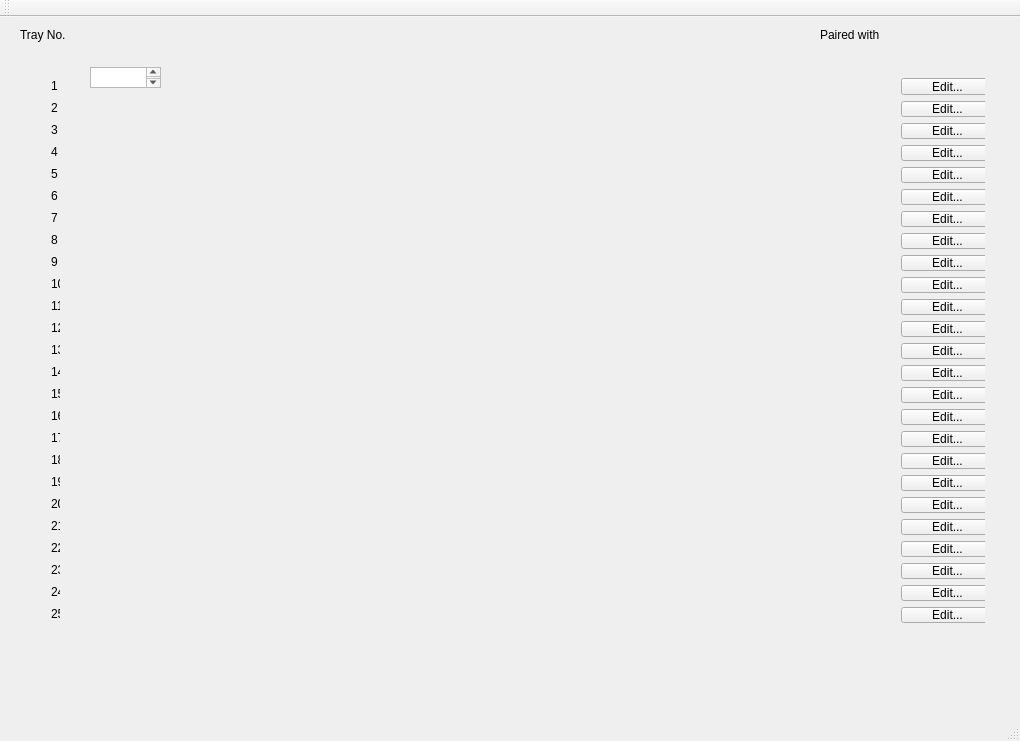
<?xml version="1.0" encoding="UTF-8"?>
<ui version="4.0">
 <class>MainWindow</class>
 <widget class="QMainWindow" name="MainWindow">
  <property name="geometry">
   <rect>
    <x>0</x>
    <y>0</y>
    <width>1020</width>
    <height>741</height>
   </rect>
  </property>
  <property name="windowTitle">
   <string>MainWindow</string>
  </property>
  <widget class="QWidget" name="centralWidget">
   <widget class="QLabel" name="label_7">
    <property name="geometry">
     <rect>
      <x>820</x>
      <y>10</y>
      <width>71</width>
      <height>16</height>
     </rect>
    </property>
    <property name="text">
     <string>Paired with</string>
    </property>
   </widget>
   <widget class="QLabel" name="label_8">
    <property name="geometry">
     <rect>
      <x>20</x>
      <y>10</y>
      <width>131</width>
      <height>16</height>
     </rect>
    </property>
    <property name="text">
     <string>Tray No.</string>
    </property>
   </widget>
   <widget class="QWidget" name="layoutWidget">
    <property name="geometry">
     <rect>
      <x>140</x>
      <y>10</y>
      <width>701</width>
      <height>20</height>
     </rect>
    </property>
    <layout class="QHBoxLayout" name="horizontalLayout">
     <item>
      <widget class="QLabel" name="label_2">
       <property name="text">
        <string>Stage 1</string>
       </property>
      </widget>
     </item>
     <item>
      <widget class="QLabel" name="label_3">
       <property name="text">
        <string>Stage 2</string>
       </property>
      </widget>
     </item>
     <item>
      <widget class="QLabel" name="label_4">
       <property name="text">
        <string>Stage 3</string>
       </property>
      </widget>
     </item>
     <item>
      <widget class="QLabel" name="label_5">
       <property name="text">
        <string>Stage 4</string>
       </property>
      </widget>
     </item>
     <item>
      <widget class="QLabel" name="label_6">
       <property name="text">
        <string>Stage 5</string>
       </property>
      </widget>
     </item>
    </layout>
   </widget>
   <widget class="QWidget" name="layoutWidget">
    <property name="geometry">
     <rect>
      <x>90</x>
      <y>30</y>
      <width>715</width>
      <height>18</height>
     </rect>
    </property>
    <layout class="QHBoxLayout" name="horizontalLayout_2">
     <item>
      <widget class="QLabel" name="label_9">
       <property name="text">
        <string>Temp. (*C)</string>
       </property>
      </widget>
     </item>
     <item>
      <widget class="QLabel" name="label_10">
       <property name="text">
        <string>Time (hrs)</string>
       </property>
      </widget>
     </item>
     <item>
      <widget class="QLabel" name="label_12">
       <property name="text">
        <string>Temp. (*C)</string>
       </property>
      </widget>
     </item>
     <item>
      <widget class="QLabel" name="label_11">
       <property name="text">
        <string>Time (hrs)</string>
       </property>
      </widget>
     </item>
     <item>
      <widget class="QLabel" name="label_14">
       <property name="text">
        <string>Temp. (*C)</string>
       </property>
      </widget>
     </item>
     <item>
      <widget class="QLabel" name="label_13">
       <property name="text">
        <string>Time (hrs)</string>
       </property>
      </widget>
     </item>
     <item>
      <widget class="QLabel" name="label_16">
       <property name="text">
        <string>Temp. (*C)</string>
       </property>
      </widget>
     </item>
     <item>
      <widget class="QLabel" name="label_15">
       <property name="text">
        <string>Time (hrs)</string>
       </property>
      </widget>
     </item>
     <item>
      <widget class="QLabel" name="label_17">
       <property name="text">
        <string>Temp. (*C)</string>
       </property>
      </widget>
     </item>
     <item>
      <widget class="QLabel" name="label_18">
       <property name="text">
        <string>Time (hrs)</string>
       </property>
      </widget>
     </item>
    </layout>
   </widget>
   <widget class="QWidget" name="layoutWidget">
    <property name="geometry">
     <rect>
      <x>40</x>
      <y>50</y>
      <width>20</width>
      <height>570</height>
     </rect>
    </property>
    <property name="minimumSize">
     <size>
      <width>20</width>
      <height>570</height>
     </size>
    </property>
    <property name="maximumSize">
     <size>
      <width>20</width>
      <height>570</height>
     </size>
    </property>
    <layout class="QVBoxLayout" name="verticalLayout">
     <item>
      <widget class="QLabel" name="label">
       <property name="minimumSize">
        <size>
         <width>18</width>
         <height>16</height>
        </size>
       </property>
       <property name="maximumSize">
        <size>
         <width>18</width>
         <height>16</height>
        </size>
       </property>
       <property name="text">
        <string>1</string>
       </property>
      </widget>
     </item>
     <item>
      <widget class="QLabel" name="label_19">
       <property name="minimumSize">
        <size>
         <width>18</width>
         <height>16</height>
        </size>
       </property>
       <property name="maximumSize">
        <size>
         <width>18</width>
         <height>16</height>
        </size>
       </property>
       <property name="text">
        <string>2</string>
       </property>
      </widget>
     </item>
     <item>
      <widget class="QLabel" name="label_20">
       <property name="minimumSize">
        <size>
         <width>18</width>
         <height>16</height>
        </size>
       </property>
       <property name="maximumSize">
        <size>
         <width>18</width>
         <height>16</height>
        </size>
       </property>
       <property name="text">
        <string>3</string>
       </property>
      </widget>
     </item>
     <item>
      <widget class="QLabel" name="label_21">
       <property name="minimumSize">
        <size>
         <width>18</width>
         <height>16</height>
        </size>
       </property>
       <property name="maximumSize">
        <size>
         <width>18</width>
         <height>16</height>
        </size>
       </property>
       <property name="text">
        <string>4</string>
       </property>
      </widget>
     </item>
     <item>
      <widget class="QLabel" name="label_22">
       <property name="minimumSize">
        <size>
         <width>18</width>
         <height>16</height>
        </size>
       </property>
       <property name="maximumSize">
        <size>
         <width>18</width>
         <height>16</height>
        </size>
       </property>
       <property name="text">
        <string>5</string>
       </property>
      </widget>
     </item>
     <item>
      <widget class="QLabel" name="label_23">
       <property name="minimumSize">
        <size>
         <width>18</width>
         <height>16</height>
        </size>
       </property>
       <property name="maximumSize">
        <size>
         <width>18</width>
         <height>16</height>
        </size>
       </property>
       <property name="text">
        <string>6</string>
       </property>
      </widget>
     </item>
     <item>
      <widget class="QLabel" name="label_24">
       <property name="minimumSize">
        <size>
         <width>18</width>
         <height>16</height>
        </size>
       </property>
       <property name="maximumSize">
        <size>
         <width>18</width>
         <height>16</height>
        </size>
       </property>
       <property name="text">
        <string>7</string>
       </property>
      </widget>
     </item>
     <item>
      <widget class="QLabel" name="label_25">
       <property name="minimumSize">
        <size>
         <width>18</width>
         <height>16</height>
        </size>
       </property>
       <property name="maximumSize">
        <size>
         <width>18</width>
         <height>16</height>
        </size>
       </property>
       <property name="text">
        <string>8</string>
       </property>
      </widget>
     </item>
     <item>
      <widget class="QLabel" name="label_26">
       <property name="minimumSize">
        <size>
         <width>18</width>
         <height>16</height>
        </size>
       </property>
       <property name="maximumSize">
        <size>
         <width>18</width>
         <height>16</height>
        </size>
       </property>
       <property name="text">
        <string>9</string>
       </property>
      </widget>
     </item>
     <item>
      <widget class="QLabel" name="label_27">
       <property name="minimumSize">
        <size>
         <width>18</width>
         <height>16</height>
        </size>
       </property>
       <property name="maximumSize">
        <size>
         <width>18</width>
         <height>16</height>
        </size>
       </property>
       <property name="text">
        <string>10</string>
       </property>
      </widget>
     </item>
     <item>
      <widget class="QLabel" name="label_28">
       <property name="minimumSize">
        <size>
         <width>18</width>
         <height>16</height>
        </size>
       </property>
       <property name="maximumSize">
        <size>
         <width>18</width>
         <height>16</height>
        </size>
       </property>
       <property name="text">
        <string>11</string>
       </property>
      </widget>
     </item>
     <item>
      <widget class="QLabel" name="label_29">
       <property name="minimumSize">
        <size>
         <width>18</width>
         <height>16</height>
        </size>
       </property>
       <property name="maximumSize">
        <size>
         <width>18</width>
         <height>16</height>
        </size>
       </property>
       <property name="text">
        <string>12</string>
       </property>
      </widget>
     </item>
     <item>
      <widget class="QLabel" name="label_30">
       <property name="minimumSize">
        <size>
         <width>18</width>
         <height>16</height>
        </size>
       </property>
       <property name="maximumSize">
        <size>
         <width>18</width>
         <height>16</height>
        </size>
       </property>
       <property name="text">
        <string>13</string>
       </property>
      </widget>
     </item>
     <item>
      <widget class="QLabel" name="label_31">
       <property name="minimumSize">
        <size>
         <width>18</width>
         <height>16</height>
        </size>
       </property>
       <property name="maximumSize">
        <size>
         <width>18</width>
         <height>16</height>
        </size>
       </property>
       <property name="text">
        <string>14</string>
       </property>
      </widget>
     </item>
     <item>
      <widget class="QLabel" name="label_32">
       <property name="minimumSize">
        <size>
         <width>18</width>
         <height>16</height>
        </size>
       </property>
       <property name="maximumSize">
        <size>
         <width>18</width>
         <height>16</height>
        </size>
       </property>
       <property name="text">
        <string>15</string>
       </property>
      </widget>
     </item>
     <item>
      <widget class="QLabel" name="label_33">
       <property name="minimumSize">
        <size>
         <width>18</width>
         <height>16</height>
        </size>
       </property>
       <property name="maximumSize">
        <size>
         <width>18</width>
         <height>16</height>
        </size>
       </property>
       <property name="text">
        <string>16</string>
       </property>
      </widget>
     </item>
     <item>
      <widget class="QLabel" name="label_34">
       <property name="minimumSize">
        <size>
         <width>18</width>
         <height>16</height>
        </size>
       </property>
       <property name="maximumSize">
        <size>
         <width>18</width>
         <height>16</height>
        </size>
       </property>
       <property name="text">
        <string>17</string>
       </property>
      </widget>
     </item>
     <item>
      <widget class="QLabel" name="label_35">
       <property name="minimumSize">
        <size>
         <width>18</width>
         <height>16</height>
        </size>
       </property>
       <property name="maximumSize">
        <size>
         <width>18</width>
         <height>16</height>
        </size>
       </property>
       <property name="text">
        <string>18</string>
       </property>
      </widget>
     </item>
     <item>
      <widget class="QLabel" name="label_36">
       <property name="minimumSize">
        <size>
         <width>18</width>
         <height>16</height>
        </size>
       </property>
       <property name="maximumSize">
        <size>
         <width>18</width>
         <height>16</height>
        </size>
       </property>
       <property name="text">
        <string>19</string>
       </property>
      </widget>
     </item>
     <item>
      <widget class="QLabel" name="label_37">
       <property name="minimumSize">
        <size>
         <width>18</width>
         <height>16</height>
        </size>
       </property>
       <property name="maximumSize">
        <size>
         <width>18</width>
         <height>16</height>
        </size>
       </property>
       <property name="text">
        <string>20</string>
       </property>
      </widget>
     </item>
     <item>
      <widget class="QLabel" name="label_38">
       <property name="minimumSize">
        <size>
         <width>18</width>
         <height>16</height>
        </size>
       </property>
       <property name="maximumSize">
        <size>
         <width>18</width>
         <height>16</height>
        </size>
       </property>
       <property name="text">
        <string>21</string>
       </property>
      </widget>
     </item>
     <item>
      <widget class="QLabel" name="label_39">
       <property name="minimumSize">
        <size>
         <width>18</width>
         <height>16</height>
        </size>
       </property>
       <property name="maximumSize">
        <size>
         <width>18</width>
         <height>16</height>
        </size>
       </property>
       <property name="text">
        <string>22</string>
       </property>
      </widget>
     </item>
     <item>
      <widget class="QLabel" name="label_40">
       <property name="minimumSize">
        <size>
         <width>18</width>
         <height>16</height>
        </size>
       </property>
       <property name="maximumSize">
        <size>
         <width>18</width>
         <height>16</height>
        </size>
       </property>
       <property name="text">
        <string>23</string>
       </property>
      </widget>
     </item>
     <item>
      <widget class="QLabel" name="label_41">
       <property name="minimumSize">
        <size>
         <width>18</width>
         <height>16</height>
        </size>
       </property>
       <property name="maximumSize">
        <size>
         <width>18</width>
         <height>16</height>
        </size>
       </property>
       <property name="text">
        <string>24</string>
       </property>
      </widget>
     </item>
     <item>
      <widget class="QLabel" name="label_42">
       <property name="minimumSize">
        <size>
         <width>18</width>
         <height>16</height>
        </size>
       </property>
       <property name="maximumSize">
        <size>
         <width>18</width>
         <height>16</height>
        </size>
       </property>
       <property name="text">
        <string>25</string>
       </property>
      </widget>
     </item>
    </layout>
   </widget>
   <widget class="QWidget" name="layoutWidget">
    <property name="geometry">
     <rect>
      <x>890</x>
      <y>50</y>
      <width>95</width>
      <height>571</height>
     </rect>
    </property>
    <layout class="QVBoxLayout" name="verticalLayout_2">
     <item>
      <widget class="QPushButton" name="pushButton">
       <property name="minimumSize">
        <size>
         <width>93</width>
         <height>17</height>
        </size>
       </property>
       <property name="maximumSize">
        <size>
         <width>93</width>
         <height>17</height>
        </size>
       </property>
       <property name="text">
        <string>Edit...</string>
       </property>
      </widget>
     </item>
     <item>
      <widget class="QPushButton" name="pushButton_2">
       <property name="minimumSize">
        <size>
         <width>93</width>
         <height>16</height>
        </size>
       </property>
       <property name="maximumSize">
        <size>
         <width>93</width>
         <height>16</height>
        </size>
       </property>
       <property name="text">
        <string>Edit...</string>
       </property>
      </widget>
     </item>
     <item>
      <widget class="QPushButton" name="pushButton_3">
       <property name="minimumSize">
        <size>
         <width>93</width>
         <height>16</height>
        </size>
       </property>
       <property name="maximumSize">
        <size>
         <width>93</width>
         <height>16</height>
        </size>
       </property>
       <property name="text">
        <string>Edit...</string>
       </property>
      </widget>
     </item>
     <item>
      <widget class="QPushButton" name="pushButton_4">
       <property name="minimumSize">
        <size>
         <width>93</width>
         <height>16</height>
        </size>
       </property>
       <property name="maximumSize">
        <size>
         <width>93</width>
         <height>16</height>
        </size>
       </property>
       <property name="text">
        <string>Edit...</string>
       </property>
      </widget>
     </item>
     <item>
      <widget class="QPushButton" name="pushButton_5">
       <property name="minimumSize">
        <size>
         <width>93</width>
         <height>16</height>
        </size>
       </property>
       <property name="maximumSize">
        <size>
         <width>93</width>
         <height>16</height>
        </size>
       </property>
       <property name="text">
        <string>Edit...</string>
       </property>
      </widget>
     </item>
     <item>
      <widget class="QPushButton" name="pushButton_6">
       <property name="minimumSize">
        <size>
         <width>93</width>
         <height>16</height>
        </size>
       </property>
       <property name="maximumSize">
        <size>
         <width>93</width>
         <height>16</height>
        </size>
       </property>
       <property name="text">
        <string>Edit...</string>
       </property>
      </widget>
     </item>
     <item>
      <widget class="QPushButton" name="pushButton_7">
       <property name="minimumSize">
        <size>
         <width>93</width>
         <height>16</height>
        </size>
       </property>
       <property name="maximumSize">
        <size>
         <width>93</width>
         <height>16</height>
        </size>
       </property>
       <property name="text">
        <string>Edit...</string>
       </property>
      </widget>
     </item>
     <item>
      <widget class="QPushButton" name="pushButton_8">
       <property name="minimumSize">
        <size>
         <width>93</width>
         <height>16</height>
        </size>
       </property>
       <property name="maximumSize">
        <size>
         <width>93</width>
         <height>16</height>
        </size>
       </property>
       <property name="text">
        <string>Edit...</string>
       </property>
      </widget>
     </item>
     <item>
      <widget class="QPushButton" name="pushButton_9">
       <property name="minimumSize">
        <size>
         <width>93</width>
         <height>16</height>
        </size>
       </property>
       <property name="maximumSize">
        <size>
         <width>93</width>
         <height>16</height>
        </size>
       </property>
       <property name="text">
        <string>Edit...</string>
       </property>
      </widget>
     </item>
     <item>
      <widget class="QPushButton" name="pushButton_10">
       <property name="minimumSize">
        <size>
         <width>93</width>
         <height>16</height>
        </size>
       </property>
       <property name="maximumSize">
        <size>
         <width>93</width>
         <height>16</height>
        </size>
       </property>
       <property name="text">
        <string>Edit...</string>
       </property>
      </widget>
     </item>
     <item>
      <widget class="QPushButton" name="pushButton_11">
       <property name="minimumSize">
        <size>
         <width>93</width>
         <height>16</height>
        </size>
       </property>
       <property name="maximumSize">
        <size>
         <width>93</width>
         <height>16</height>
        </size>
       </property>
       <property name="text">
        <string>Edit...</string>
       </property>
      </widget>
     </item>
     <item>
      <widget class="QPushButton" name="pushButton_12">
       <property name="minimumSize">
        <size>
         <width>93</width>
         <height>16</height>
        </size>
       </property>
       <property name="maximumSize">
        <size>
         <width>93</width>
         <height>16</height>
        </size>
       </property>
       <property name="text">
        <string>Edit...</string>
       </property>
      </widget>
     </item>
     <item>
      <widget class="QPushButton" name="pushButton_13">
       <property name="minimumSize">
        <size>
         <width>93</width>
         <height>16</height>
        </size>
       </property>
       <property name="maximumSize">
        <size>
         <width>93</width>
         <height>16</height>
        </size>
       </property>
       <property name="text">
        <string>Edit...</string>
       </property>
      </widget>
     </item>
     <item>
      <widget class="QPushButton" name="pushButton_14">
       <property name="minimumSize">
        <size>
         <width>93</width>
         <height>16</height>
        </size>
       </property>
       <property name="maximumSize">
        <size>
         <width>93</width>
         <height>16</height>
        </size>
       </property>
       <property name="text">
        <string>Edit...</string>
       </property>
      </widget>
     </item>
     <item>
      <widget class="QPushButton" name="pushButton_15">
       <property name="minimumSize">
        <size>
         <width>93</width>
         <height>16</height>
        </size>
       </property>
       <property name="maximumSize">
        <size>
         <width>93</width>
         <height>16</height>
        </size>
       </property>
       <property name="text">
        <string>Edit...</string>
       </property>
      </widget>
     </item>
     <item>
      <widget class="QPushButton" name="pushButton_16">
       <property name="minimumSize">
        <size>
         <width>93</width>
         <height>16</height>
        </size>
       </property>
       <property name="maximumSize">
        <size>
         <width>93</width>
         <height>16</height>
        </size>
       </property>
       <property name="text">
        <string>Edit...</string>
       </property>
      </widget>
     </item>
     <item>
      <widget class="QPushButton" name="pushButton_17">
       <property name="minimumSize">
        <size>
         <width>93</width>
         <height>16</height>
        </size>
       </property>
       <property name="maximumSize">
        <size>
         <width>93</width>
         <height>16</height>
        </size>
       </property>
       <property name="text">
        <string>Edit...</string>
       </property>
      </widget>
     </item>
     <item>
      <widget class="QPushButton" name="pushButton_18">
       <property name="minimumSize">
        <size>
         <width>93</width>
         <height>16</height>
        </size>
       </property>
       <property name="maximumSize">
        <size>
         <width>93</width>
         <height>16</height>
        </size>
       </property>
       <property name="text">
        <string>Edit...</string>
       </property>
      </widget>
     </item>
     <item>
      <widget class="QPushButton" name="pushButton_19">
       <property name="minimumSize">
        <size>
         <width>93</width>
         <height>16</height>
        </size>
       </property>
       <property name="maximumSize">
        <size>
         <width>93</width>
         <height>16</height>
        </size>
       </property>
       <property name="text">
        <string>Edit...</string>
       </property>
      </widget>
     </item>
     <item>
      <widget class="QPushButton" name="pushButton_20">
       <property name="minimumSize">
        <size>
         <width>93</width>
         <height>16</height>
        </size>
       </property>
       <property name="maximumSize">
        <size>
         <width>93</width>
         <height>16</height>
        </size>
       </property>
       <property name="text">
        <string>Edit...</string>
       </property>
      </widget>
     </item>
     <item>
      <widget class="QPushButton" name="pushButton_21">
       <property name="minimumSize">
        <size>
         <width>93</width>
         <height>16</height>
        </size>
       </property>
       <property name="maximumSize">
        <size>
         <width>93</width>
         <height>16</height>
        </size>
       </property>
       <property name="text">
        <string>Edit...</string>
       </property>
      </widget>
     </item>
     <item>
      <widget class="QPushButton" name="pushButton_22">
       <property name="minimumSize">
        <size>
         <width>93</width>
         <height>16</height>
        </size>
       </property>
       <property name="maximumSize">
        <size>
         <width>93</width>
         <height>16</height>
        </size>
       </property>
       <property name="text">
        <string>Edit...</string>
       </property>
      </widget>
     </item>
     <item>
      <widget class="QPushButton" name="pushButton_23">
       <property name="minimumSize">
        <size>
         <width>93</width>
         <height>16</height>
        </size>
       </property>
       <property name="maximumSize">
        <size>
         <width>93</width>
         <height>16</height>
        </size>
       </property>
       <property name="text">
        <string>Edit...</string>
       </property>
      </widget>
     </item>
     <item>
      <widget class="QPushButton" name="pushButton_24">
       <property name="minimumSize">
        <size>
         <width>93</width>
         <height>16</height>
        </size>
       </property>
       <property name="maximumSize">
        <size>
         <width>93</width>
         <height>16</height>
        </size>
       </property>
       <property name="text">
        <string>Edit...</string>
       </property>
      </widget>
     </item>
     <item>
      <widget class="QPushButton" name="pushButton_25">
       <property name="minimumSize">
        <size>
         <width>93</width>
         <height>16</height>
        </size>
       </property>
       <property name="maximumSize">
        <size>
         <width>93</width>
         <height>16</height>
        </size>
       </property>
       <property name="text">
        <string>Edit...</string>
       </property>
      </widget>
     </item>
    </layout>
   </widget>
   <widget class="QTextBrowser" name="textBrowser">
    <property name="geometry">
     <rect>
      <x>90</x>
      <y>50</y>
      <width>71</width>
      <height>21</height>
     </rect>
    </property>
   </widget>
   <zorder>layoutWidget</zorder>
   <zorder>layoutWidget</zorder>
   <zorder>layoutWidget</zorder>
   <zorder>layoutWidget</zorder>
   <zorder>label_7</zorder>
   <zorder>label_8</zorder>
   <zorder>textBrowser</zorder>
  </widget>
  <widget class="QMenuBar" name="menuBar">
   <property name="geometry">
    <rect>
     <x>0</x>
     <y>0</y>
     <width>1020</width>
     <height>22</height>
    </rect>
   </property>
  </widget>
  <widget class="QToolBar" name="mainToolBar">
   <attribute name="toolBarArea">
    <enum>TopToolBarArea</enum>
   </attribute>
   <attribute name="toolBarBreak">
    <bool>false</bool>
   </attribute>
  </widget>
  <widget class="QStatusBar" name="statusBar"/>
 </widget>
 <layoutdefault spacing="6" margin="11"/>
 <resources/>
 <connections/>
</ui>
